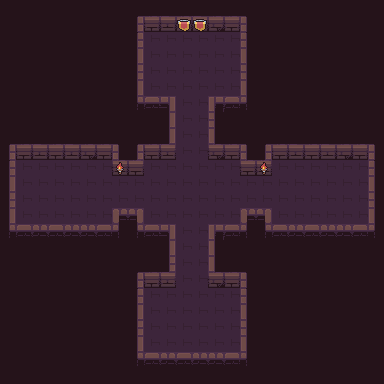

The image is a tile-based game level rendered from a .tmx file. Its description and complete source (layers, tilesets, objects, tile grids) follow:
An orthogonal 24x24 tile map with 16x16 px tiles, 4 tile layers (background, road, wall, item), 3 tilesets.

<map version="1.4" tiledversion="1.4.1" orientation="orthogonal" renderorder="right-down" width="24" height="24" tilewidth="16" tileheight="16" infinite="0" nextlayerid="6" nextobjectid="1">
 <tileset firstgid="1" name="Dungeon_Tileset" tilewidth="16" tileheight="16" tilecount="100" columns="10">
  <image source="Dungeon_Tileset.png" width="160" height="160" />
 </tileset>
 <tileset firstgid="101" source="torch.tsx" />
 <tileset firstgid="105" source="flag.tsx" />
 <layer id="1" name="background" width="24" height="24">
  <data encoding="csv">
79,79,79,79,79,79,79,79,79,79,79,79,79,79,79,79,79,79,79,79,79,79,79,79,
79,79,79,79,79,79,79,79,79,79,79,79,79,79,79,79,79,79,79,79,79,79,79,79,
79,79,79,79,79,79,79,79,79,79,79,79,79,79,79,79,79,79,79,79,79,79,79,79,
79,79,79,79,79,79,79,79,79,79,79,79,79,79,79,79,79,79,79,79,79,79,79,79,
79,79,79,79,79,79,79,79,79,79,79,79,79,79,79,79,79,79,79,79,79,79,79,79,
79,79,79,79,79,79,79,79,79,79,79,79,79,79,79,79,79,79,79,79,79,79,79,79,
79,79,79,79,79,79,79,79,79,79,79,79,79,79,79,79,79,79,79,79,79,79,79,79,
79,79,79,79,79,79,79,79,79,79,79,79,79,79,79,79,79,79,79,79,79,79,79,79,
79,79,79,79,79,79,79,79,79,79,79,79,79,79,79,79,79,79,79,79,79,79,79,79,
79,79,79,79,79,79,79,79,79,79,79,79,79,79,79,79,79,79,79,79,79,79,79,79,
79,79,79,79,79,79,79,79,79,79,79,79,79,79,79,79,79,79,79,79,79,79,79,79,
79,79,79,79,79,79,79,79,79,79,79,79,79,79,79,79,79,79,79,79,79,79,79,79,
79,79,79,79,79,79,79,79,79,79,79,79,79,79,79,79,79,79,79,79,79,79,79,79,
79,79,79,79,79,79,79,79,79,79,79,79,79,79,79,79,79,79,79,79,79,79,79,79,
79,79,79,79,79,79,79,79,79,79,79,79,79,79,79,79,79,79,79,79,79,79,79,79,
79,79,79,79,79,79,79,79,79,79,79,79,79,79,79,79,79,79,79,79,79,79,79,79,
79,79,79,79,79,79,79,79,79,79,79,79,79,79,79,79,79,79,79,79,79,79,79,79,
79,79,79,79,79,79,79,79,79,79,79,79,79,79,79,79,79,79,79,79,79,79,79,79,
79,79,79,79,79,79,79,79,79,79,79,79,79,79,79,79,79,79,79,79,79,79,79,79,
79,79,79,79,79,79,79,79,79,79,79,79,79,79,79,79,79,79,79,79,79,79,79,79,
79,79,79,79,79,79,79,79,79,79,79,79,79,79,79,79,79,79,79,79,79,79,79,79,
79,79,79,79,79,79,79,79,79,79,79,79,79,79,79,79,79,79,79,79,79,79,79,79,
79,79,79,79,79,79,79,79,79,79,79,79,79,79,79,79,79,79,79,79,79,79,79,79,
79,79,79,79,79,79,79,79,79,79,79,79,79,79,79,79,79,79,79,79,79,79,79,79
</data>
 </layer>
 <layer id="3" name="road" width="24" height="24">
  <data encoding="csv">
0,0,0,0,0,0,0,0,0,0,0,0,0,0,0,0,0,0,0,0,0,0,0,0,
0,0,0,0,0,0,0,0,0,0,0,0,0,0,0,0,0,0,0,0,0,0,0,0,
0,0,0,0,0,0,0,0,0,18,18,18,18,18,18,0,0,0,0,0,0,0,0,0,
0,0,0,0,0,0,0,0,0,18,18,18,18,18,18,0,0,0,0,0,0,0,0,0,
0,0,0,0,0,0,0,0,0,18,18,18,18,18,18,0,0,0,0,0,0,0,0,0,
0,0,0,0,0,0,0,0,0,18,18,18,18,18,18,0,0,0,0,0,0,0,0,0,
0,0,0,0,0,0,0,0,0,0,0,18,18,0,0,0,0,0,0,0,0,0,0,0,
0,0,0,0,0,0,0,0,0,0,0,18,18,0,0,0,0,0,0,0,0,0,0,0,
0,0,0,0,0,0,0,0,0,0,0,18,18,0,0,0,0,0,0,0,0,0,0,0,
0,0,0,0,0,0,0,0,0,0,0,18,18,0,0,0,0,0,0,0,0,0,0,0,
0,18,18,18,18,18,18,0,0,18,18,18,18,18,18,0,0,18,18,18,18,18,18,0,
0,18,18,18,18,18,18,18,18,18,18,18,18,18,18,18,18,18,18,18,18,18,18,0,
0,18,18,18,18,18,18,18,18,18,18,18,18,18,18,18,18,18,18,18,18,18,18,0,
0,18,18,18,18,18,18,0,0,18,18,18,18,18,18,0,0,18,18,18,18,18,18,0,
0,0,0,0,0,0,0,0,0,0,0,18,18,0,0,0,0,0,0,0,0,0,0,0,
0,0,0,0,0,0,0,0,0,0,0,18,18,0,0,0,0,0,0,0,0,0,0,0,
0,0,0,0,0,0,0,0,0,0,0,18,18,0,0,0,0,0,0,0,0,0,0,0,
0,0,0,0,0,0,0,0,0,0,0,18,18,0,0,0,0,0,0,0,0,0,0,0,
0,0,0,0,0,0,0,0,0,18,18,18,18,18,18,0,0,0,0,0,0,0,0,0,
0,0,0,0,0,0,0,0,0,18,18,18,18,18,18,0,0,0,0,0,0,0,0,0,
0,0,0,0,0,0,0,0,0,18,18,18,18,18,18,0,0,0,0,0,0,0,0,0,
0,0,0,0,0,0,0,0,0,18,18,18,18,18,18,0,0,0,0,0,0,0,0,0,
0,0,0,0,0,0,0,0,0,0,0,0,0,0,0,0,0,0,0,0,0,0,0,0,
0,0,0,0,0,0,0,0,0,0,0,0,0,0,0,0,0,0,0,0,0,0,0,0
</data>
 </layer>
 <layer id="4" name="wall" width="24" height="24">
  <data encoding="csv">
0,0,0,0,0,0,0,0,0,0,0,0,0,0,0,0,0,0,0,0,0,0,0,0,
0,0,0,0,0,0,0,0,1,2,3,2,3,4,5,6,0,0,0,0,0,0,0,0,
0,0,0,0,0,0,0,0,1,0,0,0,0,0,0,6,0,0,0,0,0,0,0,0,
0,0,0,0,0,0,0,0,11,0,0,0,0,0,0,16,0,0,0,0,0,0,0,0,
0,0,0,0,0,0,0,0,21,0,0,0,0,0,0,26,0,0,0,0,0,0,0,0,
0,0,0,0,0,0,0,0,31,0,0,0,0,0,0,36,0,0,0,0,0,0,0,0,
0,0,0,0,0,0,0,0,41,42,54,0,0,51,45,46,0,0,0,0,0,0,0,0,
0,0,0,0,0,0,0,0,0,0,11,0,0,26,0,0,0,0,0,0,0,0,0,0,
0,0,0,0,0,0,0,0,0,0,31,0,0,36,0,0,0,0,0,0,0,0,0,0,
1,2,3,2,3,4,5,6,1,2,3,0,0,4,5,6,1,2,3,2,3,4,5,6,
1,0,0,0,0,0,0,5,5,0,0,0,0,0,0,5,5,0,0,0,0,0,0,6,
11,0,0,0,0,0,0,0,0,0,0,0,0,0,0,0,0,0,0,0,0,0,0,16,
21,0,0,0,0,0,0,0,0,0,0,0,0,0,0,0,0,0,0,0,0,0,0,26,
31,0,0,0,0,0,0,55,56,0,0,0,0,0,0,55,56,0,0,0,0,0,0,36,
41,42,43,42,43,44,45,46,41,42,54,0,0,51,45,46,41,42,43,42,43,44,45,46,
0,0,0,0,0,0,0,0,0,0,31,0,0,36,0,0,0,0,0,0,0,0,0,0,
0,0,0,0,0,0,0,0,0,0,21,0,0,16,0,0,0,0,0,0,0,0,0,0,
0,0,0,0,0,0,0,0,1,2,3,0,0,4,5,6,0,0,0,0,0,0,0,0,
0,0,0,0,0,0,0,0,1,0,0,0,0,0,0,6,0,0,0,0,0,0,0,0,
0,0,0,0,0,0,0,0,11,0,0,0,0,0,0,16,0,0,0,0,0,0,0,0,
0,0,0,0,0,0,0,0,21,0,0,0,0,0,0,26,0,0,0,0,0,0,0,0,
0,0,0,0,0,0,0,0,31,0,0,0,0,0,0,36,0,0,0,0,0,0,0,0,
0,0,0,0,0,0,0,0,41,42,43,42,43,44,45,46,0,0,0,0,0,0,0,0,
0,0,0,0,0,0,0,0,0,0,0,0,0,0,0,0,0,0,0,0,0,0,0,0
</data>
 </layer>
 <layer id="5" name="item" width="24" height="24">
  <data encoding="csv">
0,0,0,0,0,0,0,0,0,0,0,0,0,0,0,0,0,0,0,0,0,0,0,0,
0,0,0,0,0,0,0,0,0,0,0,105,105,0,0,0,0,0,0,0,0,0,0,0,
0,0,0,0,0,0,0,0,0,0,0,0,0,0,0,0,0,0,0,0,0,0,0,0,
0,0,0,0,0,0,0,0,0,0,0,0,0,0,0,0,0,0,0,0,0,0,0,0,
0,0,0,0,0,0,0,0,0,0,0,0,0,0,0,0,0,0,0,0,0,0,0,0,
0,0,0,0,0,0,0,0,0,0,0,0,0,0,0,0,0,0,0,0,0,0,0,0,
0,0,0,0,0,0,0,0,0,0,0,0,0,0,0,0,0,0,0,0,0,0,0,0,
0,0,0,0,0,0,0,0,0,0,0,0,0,0,0,0,0,0,0,0,0,0,0,0,
0,0,0,0,0,0,0,0,0,0,0,0,0,0,0,0,0,0,0,0,0,0,0,0,
0,0,0,0,0,0,0,0,0,0,0,0,0,0,0,0,0,0,0,0,0,0,0,0,
0,0,0,0,0,0,0,101,0,0,0,0,0,0,0,0,101,0,0,0,0,0,0,0,
0,0,0,0,0,0,0,0,0,0,0,0,0,0,0,0,0,0,0,0,0,0,0,0,
0,0,0,0,0,0,0,0,0,0,0,0,0,0,0,0,0,0,0,0,0,0,0,0,
0,0,0,0,0,0,0,0,0,0,0,0,0,0,0,0,0,0,0,0,0,0,0,0,
0,0,0,0,0,0,0,0,0,0,0,0,0,0,0,0,0,0,0,0,0,0,0,0,
0,0,0,0,0,0,0,0,0,0,0,0,0,0,0,0,0,0,0,0,0,0,0,0,
0,0,0,0,0,0,0,0,0,0,0,0,0,0,0,0,0,0,0,0,0,0,0,0,
0,0,0,0,0,0,0,0,0,0,0,0,0,0,0,0,0,0,0,0,0,0,0,0,
0,0,0,0,0,0,0,0,0,0,0,0,0,0,0,0,0,0,0,0,0,0,0,0,
0,0,0,0,0,0,0,0,0,0,0,0,0,0,0,0,0,0,0,0,0,0,0,0,
0,0,0,0,0,0,0,0,0,0,0,0,0,0,0,0,0,0,0,0,0,0,0,0,
0,0,0,0,0,0,0,0,0,0,0,0,0,0,0,0,0,0,0,0,0,0,0,0,
0,0,0,0,0,0,0,0,0,0,0,0,0,0,0,0,0,0,0,0,0,0,0,0,
0,0,0,0,0,0,0,0,0,0,0,0,0,0,0,0,0,0,0,0,0,0,0,0
</data>
 </layer>
</map>
